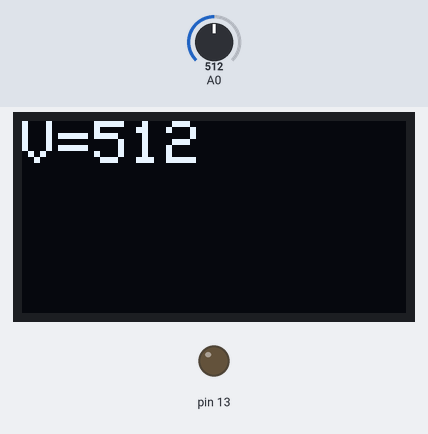
The sketch below on a simulated Arduino Uno, built with avr-gcc and run on an emulated ATmega328P. On the bench: 128×64 one-colour display, output pins drawn as LEDs (lit = HIGH). The test bench sets the inputs (shaded band); at power-on: A0 = 512. The display library's start-up logo is not drawn.

Above: at 1.2 s.
1.3 s: A0 set to 716
At 2.3 s:
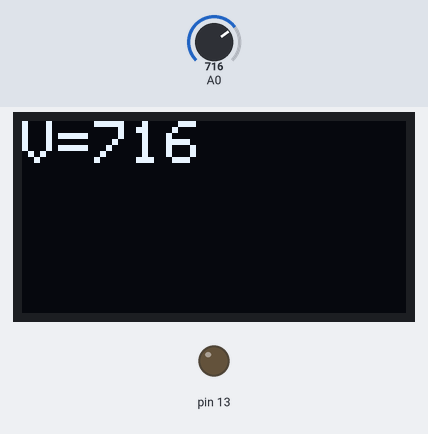
2.8 s: A0 set to 900
At 4.0 s:
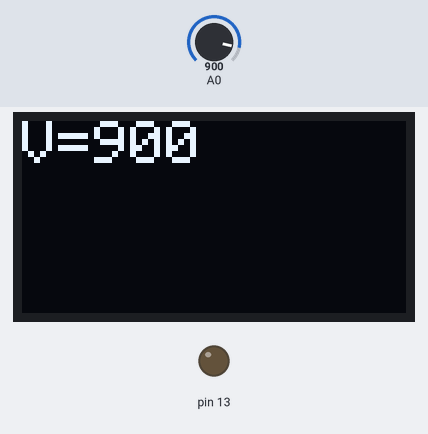
4.3 s: A0 set to 1023
At 5.0 s:
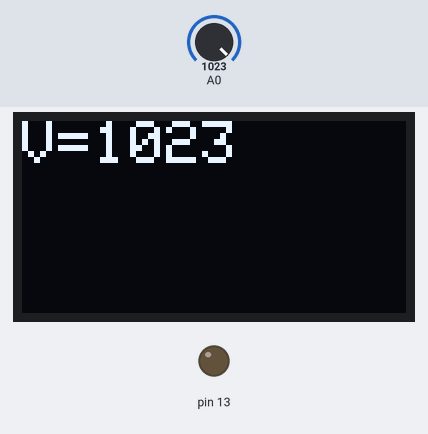
Timing chart, 0 to 7.3 s (numbered marks = the images above; inputs shaded):
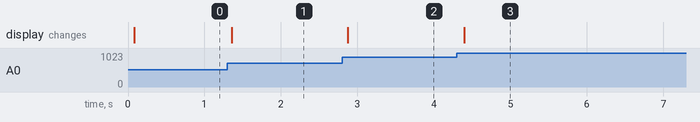

The sketch:

test_oled.ino
```cpp
#include <Wire.h>
#include <Adafruit_GFX.h>
#include <Adafruit_SSD1306.h>

Adafruit_SSD1306 display(128, 64, &Wire, -1);

void setup() {
  pinMode(13, OUTPUT);
  if(!display.begin(SSD1306_SWITCHCAPVCC, 0x3C)) {
    digitalWrite(13, HIGH);
    for(;;);
  }
  display.display();
  display.clearDisplay();
  display.setTextSize(2);
  display.setTextColor(SSD1306_WHITE);
}

void loop() {
  int v = analogRead(A0);
  display.clearDisplay();
  display.setCursor(0, 0);
  display.print("V=");
  display.print(v);
  display.display();
  delay(100);
}
```

Measured:
- after the input at 1.3 s, the display: changes after 0.05 s (image 1)
- after the input at 2.8 s, the display: changes after 0.08 s (image 2)
- after the input at 4.3 s, the display: changes after 0.10 s (image 3)
